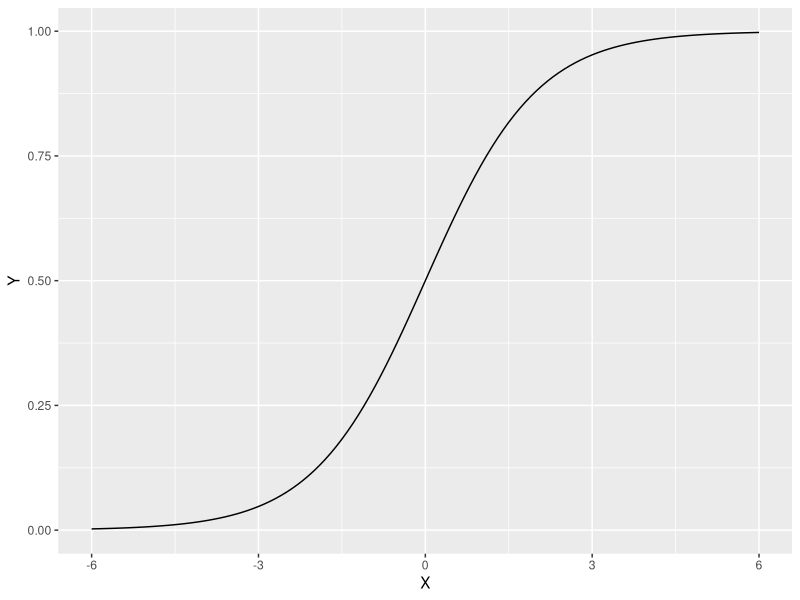
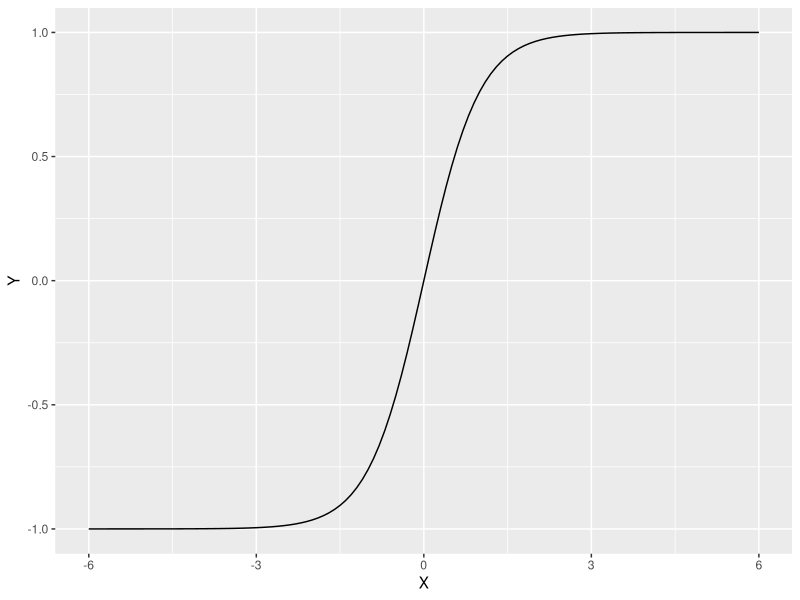

Write R code to recreate these figures, in order.
## ---- chunk 1
library(ggplot2)
library(dplyr)
## ---- chunk 2
sigmoide <- function(x) {(1)/(1+exp(-x))}
x <- seq(-6,6,0.1)
y <- sigmoide(x)    

data.frame(x=x,y=y) %>% 
    ggplot(aes(x=x,y=y)) + 
    geom_line() + 
    xlab('X') + 
    ylab('Y')
## ---- chunk 3
hiperbolica <- function(x) { (((2)/(1+exp(-2*x)))-1) }
x <- seq(-6,6,0.1)
y <- hiperbolica(x)    

data.frame(x=x,y=y) %>% 
    ggplot(aes(x=x,y=y)) + 
    geom_line() + 
    xlab('X') + 
    ylab('Y')
